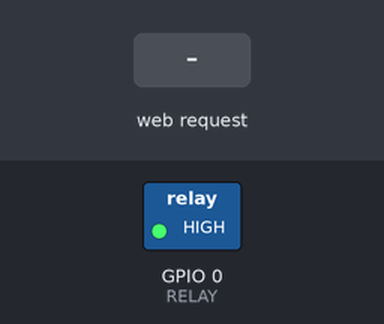
Recording of a program running on a simulated ESP8266 (NodeMCU). Shown: switched loads named in the program (green lamp = pin HIGH). Inputs (shaded band) come from the test bench. WiFi joins after 1.5 s; servers stay silent unless stated; not simulated (calls return 0 or success): secrets.h; what the program prints to the serial monitor is not drawn.

Above: at 3.2 s.
3.3 s: HTTP request GET /RELAY/ON received
At 4.4 s:
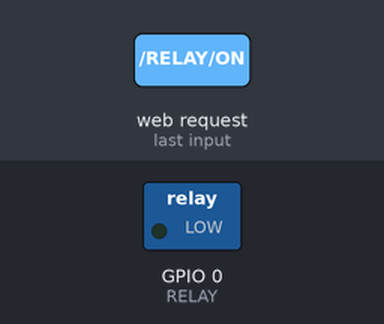
4.8 s: HTTP request GET /RELAY/OFF received
At 5.5 s:
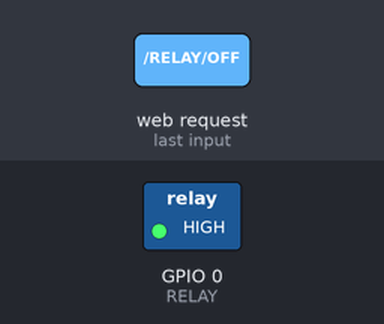
Timing chart, 0 to 7.8 s (numbered marks = the images above; inputs shaded):
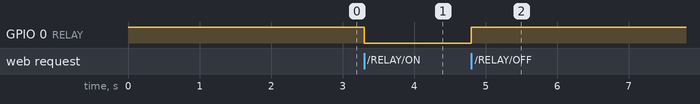

Measured:
- after the input at 3.3 s, GPIO 0 (RELAY): HIGH → LOW at once
- after the input at 4.8 s, GPIO 0 (RELAY): LOW → HIGH at once

The program:

main.cpp
```cpp
#include <ESP8266WiFi.h>
#include <ESP8266mDNS.h>
#include <ArduinoOTA.h>

#include <secrets.h>

#define RELAY 0 // relay connected to  GPIO0
#define SLP_TIMEOUT 6e8 // 10 mins in microseconds

const char* thingHostname = "RelayBoard-01";

WiFiServer server(80);

void setupOTA() {
  ArduinoOTA.setPort(8266);
  ArduinoOTA.setHostname(thingHostname);

  // MD5(admin) = 21232f297a57a5a743894a0e4a801fc3
  ArduinoOTA.setPasswordHash("21232f297a57a5a743894a0e4a801fc3");

  ArduinoOTA.onStart([]() {
    String type;
    if (ArduinoOTA.getCommand() == U_FLASH) {
      type = "sketch";
    } else { // U_FS
      type = "filesystem";
    }
  // NOTE: if updating FS this would be the place to unmount FS using FS.end()
    Serial.println("Start updating " + type);
  });

  ArduinoOTA.onEnd([]() {
    Serial.println("\nEnd");
  });

  ArduinoOTA.onProgress([](unsigned int progress, unsigned int total) {
    Serial.printf("Progress: %u%%\r", (progress / (total / 100)));
  });

  ArduinoOTA.onError([](ota_error_t error) {
    Serial.printf("Error[%u]: ", error);
    if (error == OTA_AUTH_ERROR) {
      Serial.println("Auth Failed");
    } else if (error == OTA_BEGIN_ERROR) {
      Serial.println("Begin Failed");
    } else if (error == OTA_CONNECT_ERROR) {
      Serial.println("Connect Failed");
    } else if (error == OTA_RECEIVE_ERROR) {
      Serial.println("Receive Failed");
    } else if (error == OTA_END_ERROR) {
      Serial.println("End Failed");
    }
  });

  ArduinoOTA.begin();
}


void myHandler() {
  // Check if a client has connected
  WiFiClient client = server.accept();
  if (!client) { return; }
  Serial.println(F("new client"));

  client.setTimeout(5000);  // default is 1000

  // Read the first line of the request
  String req = client.readStringUntil('\r');
  Serial.println(F("request: "));
  Serial.println(req);

  // Match the request
  int val;
  if (req.indexOf(F("/RELAY/ON")) != -1) {
    val = LOW;
  } else if (req.indexOf(F("/RELAY/OFF")) != -1) {
    val = HIGH;
  } else {
    Serial.println(F("invalid request"));
    val = digitalRead(RELAY);
  }

  // Set LED according to the request
  digitalWrite(RELAY, val);

  // read/ignore the rest of the request
  // do not client.flush(): it is for output only, see below
  while (client.available()) {
    // byte by byte is not very efficient
    client.read();
  }

  // Send the response to the client
  // it is OK for multiple small client.print/write,
  // because nagle algorithm will group them into one single packet
  client.print(F("HTTP/1.1 200 OK\r\nContent-Type: text/html\r\n\r\n<!DOCTYPE HTML>\r\n<html>\r\nRELAY is now "));
  client.print((val) ? F("OFF") : F("ON"));
  client.print(F("<br><br>Click <a href='http://"));
  client.print(WiFi.localIP());
  client.print(F("/RELAY/ON'>here</a> to switch RELAY on, or <a href='http://"));
  client.print(WiFi.localIP());
  client.print(F("/RELAY/OFF'>here</a> to switch RELAY off.</html>"));

  // The client will actually be *flushed* then disconnected
  // when the function returns and 'client' object is destroyed (out-of-scope)
  // flush = ensure written data are received by the other side
  Serial.println(F("Disconnecting from client"));
}

void setup() {
  Serial.begin(115200);

  // Setup Relay Pin
  pinMode(RELAY, OUTPUT);
  digitalWrite(RELAY, HIGH); // HIGH makes open circuit at relay

  // Attempt WIFI Connect
  Serial.printf("[WifiSetup] Connecting to %s", ssid);

  WiFi.begin(ssid, passPhrase);
  while (WiFi.status() != WL_CONNECTED) {
    delay(1000);
    Serial.print(".");
  }
  Serial.println();
  Serial.println("[WifiSetup] CONNECTED");

  // Setting up OTA automatically initiates mDNS
  setupOTA();

  // Start HTTP server
  server.begin();
  Serial.printf("[HTTPServer] Local server started at %s\n", WiFi.localIP().toString().c_str());

  MDNS.addService("http", "tcp", 80);
}

void loop() {
  ArduinoOTA.handle();
  MDNS.update();

  myHandler();

  delay(1);
}
```
